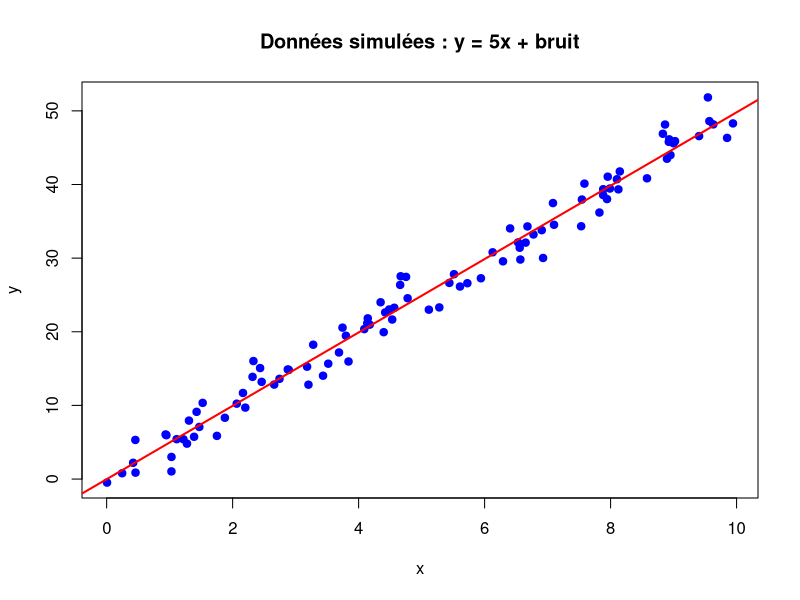

Recreate this plot in R.
## Génération d'une base de données

set.seed(123)

# Taille de l'échantillon
n <- 100

# Générer x
x <- runif(n, min = 0, max = 10)   

# Générer du bruit
bruit <- rnorm(n, mean = 0, sd = 2) 

# Générer y
y <- 5 * x + bruit

# Mettre dans un data.frame
donnees <- data.frame(x = x, y = y)

head(donnees)

#plot lm des données
plot(x, y, pch = 19, col = "blue",
     main = "Données simulées : y = 5x + bruit",
     xlab = "x", ylab = "y") + 
  abline(lm(y ~ x), col = "red", lwd = 2)

#modèle m(y ~ x)
lm <- lm(y ~ x)
summary(lm)
